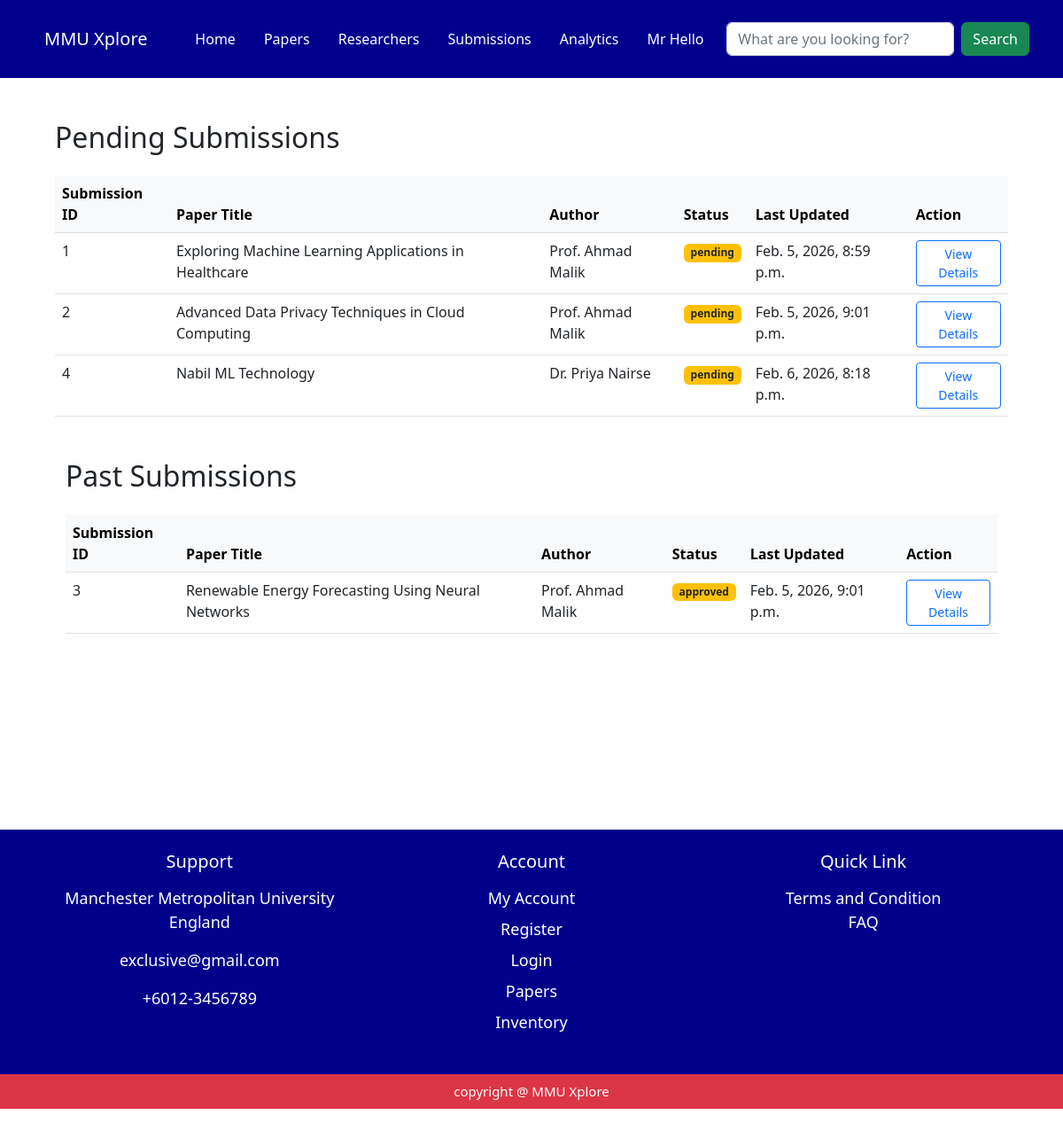
/coordinator/submissions/ (signed in), run on the app's committed database.
### myapp/models.py (models this page shows, shortened)
class Submissions(models.Model):
     submission_id = models.AutoField(primary_key=True)
     paper_id = models.ForeignKey(ResearchPaper, on_delete=models.CASCADE)
     submitted_at = models.DateTimeField(auto_now_add=True)
     status = models.CharField(max_length=50, default='under review')

class ResearchPaper(models.Model):
    PAPER_STATUS_CHOICES = [
        ('pending', 'Pending'),
        ('approved', 'Approved'),
        ('rejected', 'Rejected'),
    ]
    paper_id = models.AutoField(primary_key=True)
    researcher_id = models.ForeignKey(Researcher, on_delete=models.CASCADE , null=True, blank=True)
    prog_coor_id = models.ForeignKey(ProgrammeCoordinator, on_delete=models.SET_NULL, null=True, blank=True)
    paper_title = models.CharField(max_length=250)
    paper_category = models.CharField(max_length=100)
    paper_desc = models.TextField()
    paper_doi = models.CharField(max_length=100, blank=True, verbose_name="DOI")
    paper_pdf = models.FileField(upload_to='research_papers/')
    paper_status = models.CharField(max_length=20, choices=PAPER_STATUS_CHOICES, default='Pending')
    paper_coauthor = models.ManyToManyField(User, related_name='coauthored_papers', blank=True)
    total_bookmarked = models.IntegerField(default=0)
    total_likes = models.IntegerField(default=0)
    student_id = models.ForeignKey(Student, on_delete=models.SET_NULL, null=True, blank=True)
    published_date = models.DateField(null=True, blank=True)
    last_updated = models.DateTimeField(auto_now=True)

class Researcher(models.Model):
     researcher_id = models.AutoField(primary_key=True)
     user_id = models.ForeignKey(User, on_delete=models.CASCADE)
     bio_description = models.TextField(blank=True)
     OCRID = models.CharField(max_length=50, blank=True)
     google_scholar_id = models.CharField(max_length=50, blank=True)
     publications = models.TextField(blank=True)

class User(models.Model):
     user_id = models.AutoField(primary_key=True)
     fullname = models.CharField(max_length=150 , default='unknown' , blank=True)
     university_id = models.CharField(max_length=50, unique=True , default='0000')
     email = models.EmailField(unique=True , default='unknown@example.com')
     password = models.CharField(max_length=250 , default='password')
     role = models.CharField(max_length=50, default='student')
     avatar = models.FileField(upload_to='profile/', blank=True, null=True)
     date_joined = models.DateTimeField(auto_now_add=True )

### myapp/views.py (the view)
# urls.py: path('coordinator/submissions/', views.submissions, name='coordinator_submissions'),
def submissions(request):
    user_id = request.session.get('user_id')
    user_id = request.session.get('user_id')
    user_name = request.session.get('user_name')
    coordinator = ProgrammeCoordinator.objects.filter(user_id__user_id=user_id).first()
    submission = Submissions.objects.filter(status__in=['pending', 'revision']).select_related('paper_id')
    pastSubmission = Submissions.objects.filter(status__in=['approved', 'rejected']).select_related('paper_id')
    context = {
        'coordinator': coordinator,
        'submissions': submission,
        'pastSubmissions': pastSubmission,
        'user_name': user_name
    }
    return render(request, 'coordinator/submissions.html', context)

### myapp/views.py (called while the page is built)
def notification_context(request):
    user_name = request.session.get('user_name', 'Guest')
    user_id = request.session.get('user_id')
    read_ids = request.session.get('read_notifications', [])
    notifications = [] # This will essentially be "unread_notifications" for the navbar
    if user_id:
        all_notifs = Notification.objects.filter(user_id_id=user_id).order_by('-created_at')
        notifications = [n for n in all_notifs if n.notify_id not in read_ids]
    elif user_name != 'Guest':
         user = User.objects.filter(fullname=user_name).first()
         if user:
             all_notifs = Notification.objects.filter(user_id=user).order_by('-created_at')
             notifications = [n for n in all_notifs if n.notify_id not in read_ids]
    return {'notifications': notifications}

### myapp/templates/coordinator/submissions.html (shortened to what this page needs)
<!DOCTYPE html>
<html lang="en">
<head>
    <link href="https://cdn.jsdelivr.net/npm/bootstrap@5.2.3/dist/css/bootstrap.min.css" rel="stylesheet">
</head>
<body>
{% include 'components/coordinator_navbar.html' %}
<div class = "page-wrapper">
<div class="container mt-5">
    <h2 class="mb-4">Pending Submissions</h2>
    <table class="table table-hover mt-4">
    <thead class="table-light">
        <tr>
            <th>Submission ID</th> <th>Paper Title</th> <th>Author</th>
            <th>Status</th>        <th>Last Updated</th>  <th>Action</th>
        </tr>
    </thead>
    <tbody>
    {% for submission in submissions %}
    <tr>
        <td>{{ submission.submission_id }}</td>
        <td>{{ submission.paper_id.paper_title }}</td>
        <td class="mb-1"> {{ submission.paper_id.researcher_id.user_id.fullname }}</td>
        <td>
            <span class="badge bg-warning text-dark">{{ submission.status }}</span>
        </td>
        <td>{{ submission.paper_id.last_updated }}</td>
        <td>
            <a href="{% url 'submission_detail' submission.submission_id %}" class="btn btn-sm btn-outline-primary">
                View Details
            </a>
        </td>
    </tr>
    {% empty %}
    <tr>
        <td colspan="5" class="text-center py-4">No pending submissions found.</td>
    </tr>
    {% endfor %}
</tbody>
</table>
<div class="container mt-5">
    <h2 class="mb-4">Past Submissions</h2>
    <table class="table table-hover mt-4">
        <thead class="table-light">
            <tr>
                <th>Submission ID</th> <th>Paper Title</th> <th>Author</th>
                <th>Status</th>        <th>Last Updated</th>  <th>Action</th>
            </tr>
        </thead>
        <tbody>
        {% for submission in pastSubmissions %}
        <tr>
            <td>{{ submission.submission_id }}</td>
            <td>{{ submission.paper_id.paper_title }}</td>
            <td class="mb-1">{{ submission.paper_id.researcher_id.user_id.fullname }}</td>
            <td>
                <span class="badge bg-warning text-dark">{{ submission.status }}</span>
            </td>
            <td>{{ submission.paper_id.last_updated }}</td>
            <td>
                <a href="{% url 'submission_detail' submission.submission_id %}" class="btn btn-sm btn-outline-primary">
                    View Details
                </a>
            </td>
        </tr>
        {% empty %}
        <tr>
            <td colspan="5" class="text-center py-4">No past submissions found.</td>
        </tr>
        {% endfor %}
    </tbody>
    </table>
    </div>
</div>
</div>
 {% include 'components/footer.html' %}
</body>
</html>

### myapp/templates/coordinator/submissions.html (style rules this page uses)
.page-wrapper { background-color: #ffffff; max-width: 1100px; margin: 0 auto; min-height: 100vh; padding-bottom: 200px; }

### data on the page
Submissions: submission_id "1", paper_id.paper_title "Exploring Machine Learning Applications in Healthcare", paper_id.researcher_id.user_id.fullname "Prof. Ahmad Malik", status "pending", paper_id.last_updated "Feb. 5, 2026, 8:59 p.m."
Submissions: submission_id "2", paper_id.paper_title "Advanced Data Privacy Techniques in Cloud Computing", paper_id.researcher_id.user_id.fullname "Prof. Ahmad Malik", status "pending", paper_id.last_updated "Feb. 5, 2026, 9:01 p.m."
Submissions: submission_id "4", paper_id.paper_title "Nabil ML Technology", paper_id.researcher_id.user_id.fullname "Dr. Priya Nairse", status "pending", paper_id.last_updated "Feb. 6, 2026, 8:18 p.m."
Submissions: submission_id "3", paper_id.paper_title "Renewable Energy Forecasting Using Neural Networks", paper_id.researcher_id.user_id.fullname "Prof. Ahmad Malik", status "approved", paper_id.last_updated "Feb. 5, 2026, 9:01 p.m."

### other printed values
{{ user_name }} "Mr Hello"
